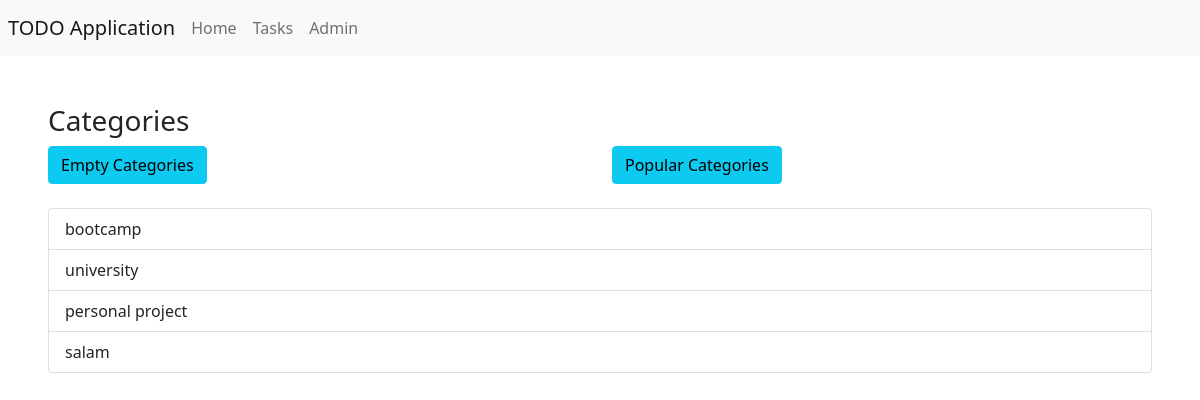
/categories/, run on an earlier commit of the app's database.
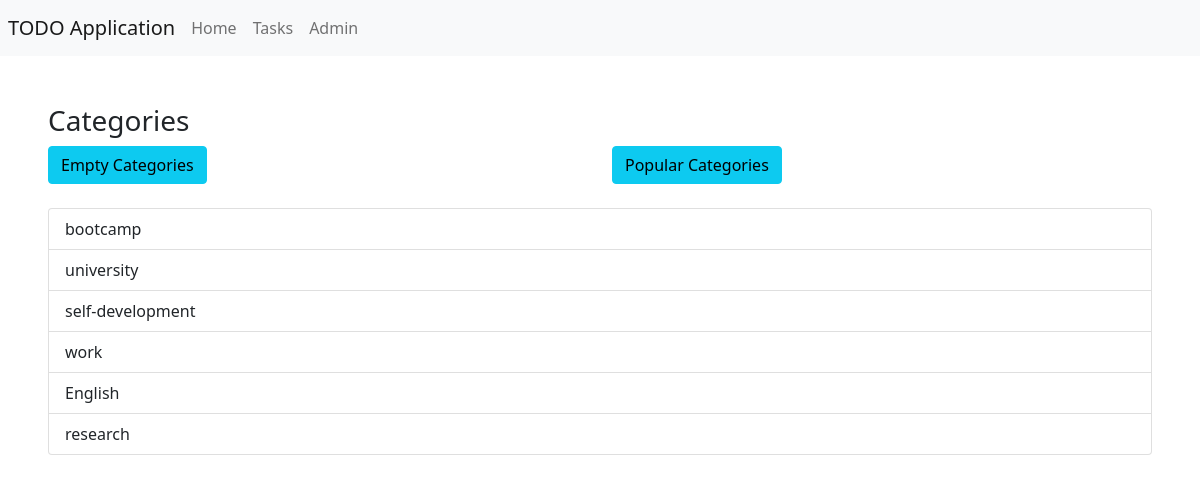
And on a later commit of the database.
### todo/models.py (models this page shows, shortened)
class Category(models.Model):
    name = models.CharField(max_length=30)
    description = models.CharField(max_length=100)
    class Meta():
        verbose_name_plural = "Categories"

### todo/views.py (the view)
# urls.py: path('categories/', CategoriesListView.as_view(), name='categories'),
class CategoriesListView(ListView):
    model = Category

### templates/todo/category_list.html (shortened to what this page needs)
{% extends 'base.html' %}
{% load static %}
{% block navbar %}
    <li class="nav-item">
        <a class="nav-link" href={% url 'index' %}>Home</a>
    </li>
    <li class="nav-item">
        <a class="nav-link" href={% url 'tasks' %}>Tasks</a>
    </li>
    <li class="nav-item">
        <a class="nav-link" href={% url 'admin:index' %}>Admin</a>
    </li>
{% endblock navbar %}
{% block content %}
    <h3>Categories</h3>
    <div class="row">
        <div class="col">
            <a href={% url 'empty_categories'%} class="button btn btn-info" >Empty Categories</a>
        </div>
        <div class="col">
            <a href={% url 'popular_categories'%} class="button btn btn-info">Popular Categories</a>
        </div>
    </div>
    <div class="list-group mt-4">
        {% for cat in object_list %}
            <a href="{% url 'category_detail' cat.pk %}" class="list-group-item list-group-item-action">{{cat.name}}</a>
        {% endfor %}
    </div>
{% endblock content %}

What changed in the data, as far as the page shows it:
removed Category: name "personal project"
removed Category: name "salam"
added Category: name "self-development"
added Category: name "work"
added Category: name "English"
added Category: name "research"
